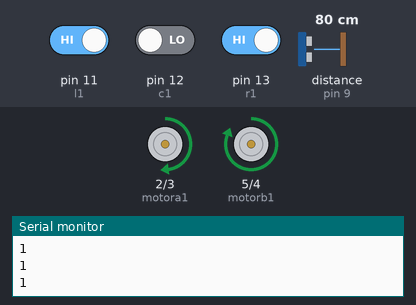
Simulated run of this sketch. Board: Arduino Uno, built with avr-gcc and run on an emulated ATmega328P. On the bench: motor-driver pin pairs drawn as motors (green arrow = first pin HIGH = forward, orange = second pin HIGH = backward, longer = more drive, scaled by the enable pin), the last lines printed to the serial monitor. The inputs (shaded band) are chosen by the test bench; at power-on: pin 11 (l1) HIGH, pin 13 (r1) HIGH, pin 12 (c1) LOW, distance to the obstacle (sensor on pin 9) 80 cm. The echo pulse lasts 58.3 µs per cm.

Above: at 1.2 s.
1.3 s: pin 11 (l1) driven LOW and pin 13 (r1) driven LOW
At 2.5 s:
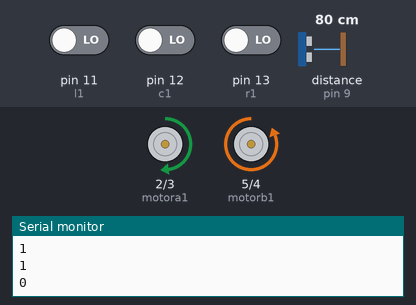
4.3 s: pin 11 (l1) driven HIGH
At 5.4 s:
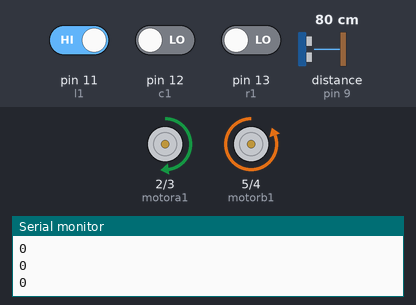
6.2 s: pin 12 (c1) driven HIGH
At 6.6 s:
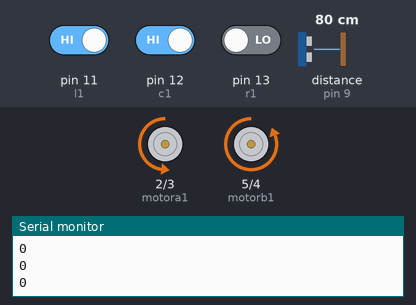
9.2 s: pin 12 (c1) driven LOW
At 10.3 s:
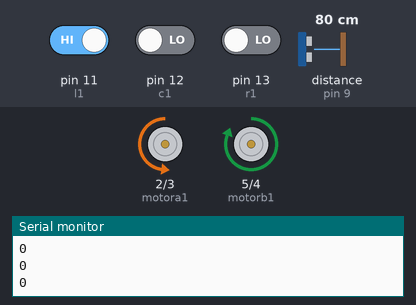
11.1 s: pin 11 (l1) driven LOW
At 12.3 s:
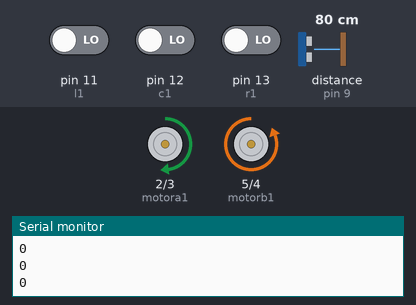
Timing chart, 0 to 15.1 s (numbered marks = the images above; inputs shaded):
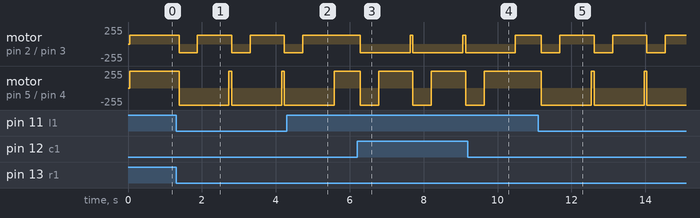

Measured:
- after the input at 1.3 s, motor on pin 2 (motora1) / pin 3 (motora2): alternates forward 130/255 for 0.93 s and backward 130/255 for 0.50 s, starting after 0.08 s; motor on pin 5 (motorb1) / pin 4 (motorb2): alternates forward 255/255 for 0.08 s and backward 255/255 for 1.4 s, starting after 0.08 s
- after the input at 4.3 s, motor on pin 2 (motora1) / pin 3 (motora2): goes on until 4.7 s, then stays forward 130/255; motor on pin 5 (motorb1) / pin 4 (motorb2): goes on until 5.6 s, then stays forward 255/255
- after the input at 6.2 s, motor on pin 2 (motora1) / pin 3 (motora2): alternates forward 130/255 for 0.08 s and backward 130/255 for 1.4 s, starting after 0.08 s; motor on pin 5 (motorb1) / pin 4 (motorb2): alternates forward 255/255 for 0.93 s and backward 255/255 for 0.50 s, starting after 0.08 s
- after the input at 9.2 s, motor on pin 2 (motora1) / pin 3 (motora2): goes on until 10.5 s, then stays forward 130/255; motor on pin 5 (motorb1) / pin 4 (motorb2): goes on until 9.6 s, then stays forward 255/255
- after the input at 11.1 s, motor on pin 2 (motora1) / pin 3 (motora2): alternates forward 130/255 for 0.93 s and backward 130/255 for 0.50 s, starting after 0.09 s; motor on pin 5 (motorb1) / pin 4 (motorb2): alternates forward 255/255 for 0.08 s and backward 255/255 for 1.4 s, starting after 0.09 s

The sketch:

sumobot.ino
```cpp
#include <NewPing.h>

int motora1 = 2;
int motora2 = 3;
int motorb1 = 5;
int motorb2 = 4;
int enablea = 6;
int enableb = 7;

int trigPin = 8; //white
int echoPin = 9; //brown

int l1= 11; //white
int c1= 12; //orange
int r1= 13; //brown

#define maximum_distance 200
boolean goesForward = false;
int distance = 100;

NewPing sonar(trigPin, echoPin, maximum_distance); //sensor function

void setup(){

  pinMode(motora1, OUTPUT);
  pinMode(motora2, OUTPUT);
  pinMode(motorb1, OUTPUT);
  pinMode(motorb2, OUTPUT);

  pinMode(trigPin, OUTPUT);
  pinMode(echoPin, INPUT);

  pinMode(l1, INPUT);
  pinMode(c1, INPUT);
  pinMode(r1, INPUT);

  Serial.begin (9600);
}


void loop (){

  int Lsensor = digitalRead(11);
  int Csensor = digitalRead(12);
  int Rsensor = digitalRead(13);


  Serial.println(Rsensor);


  if((Csensor == 1) && (Rsensor == 1) && (Lsensor == 1))
  {moveForward();

  }
  if((Lsensor == 0) && (Rsensor == 1) && (Csensor == 1))
   {
      moveStop();
      moveBackward();
      delay(500);
      turnLeft;
      delay(800);
   }
  if((Rsensor == 0) && (Lsensor == 1) && (Csensor == 1))
   {
      moveStop();
      moveBackward();
      delay(500);
      turnLeft();
      delay(800);
    }
  if((Csensor == 0) && (Rsensor == 0) && (Lsensor == 0))
   {
      moveStop();
      moveBackward();
      delay(500);
      turnRight();
      delay(800);
   }

  int distanceRight = 0;
  int distanceLeft = 0;
  delay(50);

  if (distance <= 30){
    moveForward();
    delay(1000);

  if (distance >= distanceLeft){
      turnLeft();
      moveForward();
    }
    else{
      turnRight();
      moveForward();
    }
  }
  else{
    moveForward();
  }
    distance = readPing();
}


int readPing(){
  delay(70);
  int cm = sonar.ping_cm();
  if (cm==0){
    cm=250;
  }
  return cm;
}

void moveStop(){

  digitalWrite (motora1, HIGH);
  digitalWrite (motora2, HIGH);
  analogWrite  (enablea, 130);
  digitalWrite (motorb1, HIGH);
  digitalWrite (motorb2, HIGH);
  analogWrite (enableb, 130);
}

void moveForward(){

  digitalWrite (motora1, HIGH);
  digitalWrite (motora2, LOW);
  analogWrite (enablea, 130);
  digitalWrite (motorb1, HIGH);
  digitalWrite (motorb2, LOW);
  analogWrite (enableb, 130);
}

void moveBackward(){

  digitalWrite (motora1, LOW);
  digitalWrite (motora2, HIGH);
  analogWrite (enablea, 130);
  digitalWrite (motorb1, LOW);
  digitalWrite (motorb2, HIGH);
  analogWrite (enableb, 130);

}

void turnRight(){

  digitalWrite (motora1, HIGH);
  digitalWrite (motora2, LOW);
  analogWrite (enablea, 130);
  digitalWrite (motorb1, LOW);
  digitalWrite (motorb2, HIGH);
  analogWrite (enableb, 130);
}

void turnLeft(){

  digitalWrite (motora1, LOW);
  digitalWrite (motora2, HIGH);
  analogWrite (enablea, 130);
  digitalWrite (motorb1, HIGH);
  digitalWrite (motorb2, LOW);
  analogWrite (enableb, 130);
}
```
